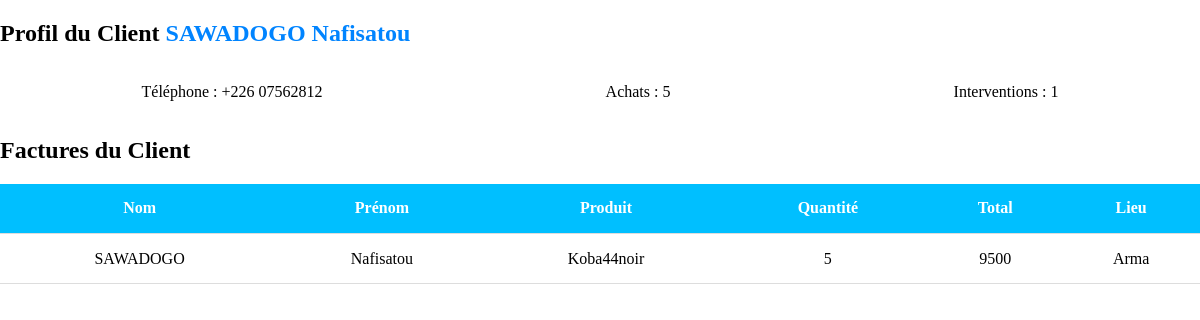
Page /client/114/ (signed in) on the earlier database version.
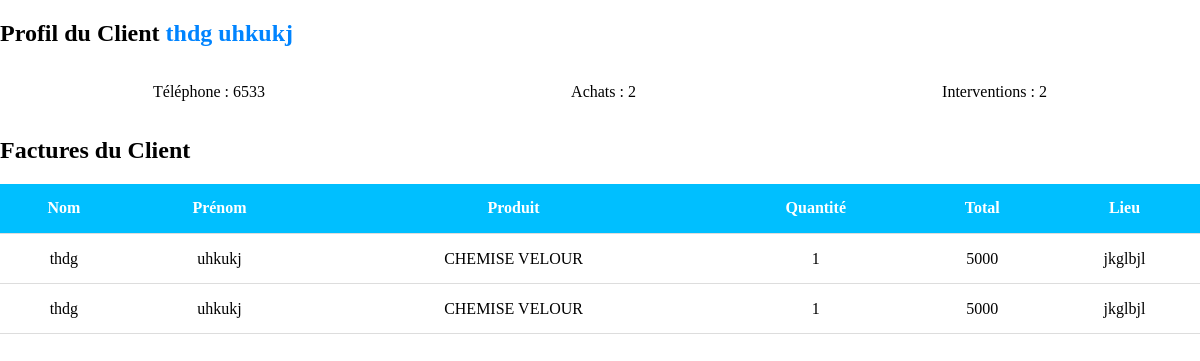
Same page on the later database version.
### Gestion/models.py (models this page shows, shortened)
class Client(models.Model):
    Nom = models.CharField(max_length=25)
    Prenom = models.TextField()
    Telephone = models.CharField(max_length=8)
    Achats = models.IntegerField(default=1)
    Interventions = models.IntegerField(default=1)
    date_added = models.DateTimeField(auto_now=True)
    class meta:
        ordering = ['-date_added']
        verbose_name = ("Client")
        verbose_name_plurial = ("Clients")

class Facture(models.Model):
    No = models.AutoField(primary_key=True)
    Nom = models.CharField(max_length=25)
    Prenom = models.TextField()
    Telephone = models.CharField(max_length=8)
    Produit = models.ForeignKey(Produit, related_name='factures', on_delete=models.CASCADE)
    Quantite = models.IntegerField(default=1)
    Montant = models.IntegerField(default=1)
    Rabais = models.IntegerField(default=0)
    Total = models.IntegerField(default=0)
    Lieu = models.TextField(default="Boutique")
    Livreur = models.CharField(max_length=10, default="Boutique")
    date_et_heure = models.DateTimeField(default=timezone.now)
    EQUIPE_CHOICES = [
        ("equipe01", "equipe01"),
        ("equipe 02", "equipe 02"),
    ]
    Equipe = models.CharField(max_length=10, choices=EQUIPE_CHOICES, default="equipe01")
    class meta:
        ordering = ['-date_added']
        verbose_name = ("Facture")
        verbose_name_plural = ("Factures")

class Produit(models.Model):
    Name = models.CharField(max_length=15)
    Description = models.TextField()
    Prix = models.IntegerField(default=8500)
    Quantite = models.IntegerField(default=0)
    Id = models.CharField(max_length=30, primary_key=True)
    Image = models.ImageField(upload_to= 'media', blank=True)
    date_added = models.DateTimeField(auto_now=True)
    def __str__(self) -> str:
        return f"{self.Id}"
    class meta:
        ordering = ['-date_added']
        verbose_name = ("Produit")
        verbose_name_plurial = ("Produits")

### Gestion/views.py (the view)
# urls.py: path('client/<int:client_id>/',profil_client, name='profil_client'),
@login_required(login_url='login')
def profil_client(request, client_id):
    if request.method =="GET":
        client = Client.objects.get(pk=client_id)
        factures = Facture.objects.filter(Telephone=client.Telephone)
        context = {'client': client, 'factures': factures}
        return render(request, 'gestion/profil_client.html', context=context)

### Gestion/templates/gestion/profil_client.html (shortened to what this page needs)
<!DOCTYPE html>
<html>
<head>
</head>
<body>
    <h2>Profil du Client <span style="color:#0084ff; font-weight: bold;">{{ client.Nom }} {{ client.Prenom }}</span></h2>
    <div style="display: flex; justify-content: space-around;">
        <p>Téléphone : {{ client.Telephone }}</p>
        <p>Achats : {{ client.Achats }}</p>
        <p>Interventions : {{ client.Interventions }}</p>
    </div>
    <h2>Factures du Client</h2>
    <table>
        <tr>
            <th>Nom</th>
            <th>Prénom</th>
            <th>Produit</th>
            <th>Quantité</th>
            <th>Total</th>
            <th>Lieu</th>
        </tr>
        {% for facture in factures %}
        <tr onclick="window.location='{% url 'profil_facture' facture_id=facture.No %}';" style="cursor: pointer;">
                <td>{{ facture.Nom }}</td>
                <td>{{ facture.Prenom }}</td>
                <td>{{ facture.Produit }}</td>
                <td>{{ facture.Quantite }}</td>
                <td>{{ facture.Total }}</td>
                <td>{{ facture.Lieu }}</td>
        </tr>
        {% endfor %}
    </table>
</body>
</html>

Differences in the rows shown:
removed Facture: Nom "SAWADOGO", Prenom "Nafisatou", Produit "Koba44noir", Quantite "5", Total "9500", Lieu "Arma"
changed Client: Nom "SAWADOGO" → "thdg"; Prenom "Nafisatou" → "uhkukj"; Telephone "+226 07562812" → "6533"; Achats "5" → "2"; Interventions "1" → "2"
added Facture: Nom "thdg", Prenom "uhkukj", Produit "CHEMISE VELOUR", Quantite "1", Total "5000", Lieu "jkglbjl"
added Facture: Nom "thdg", Prenom "uhkukj", Produit "CHEMISE VELOUR", Quantite "1", Total "5000", Lieu "jkglbjl"
